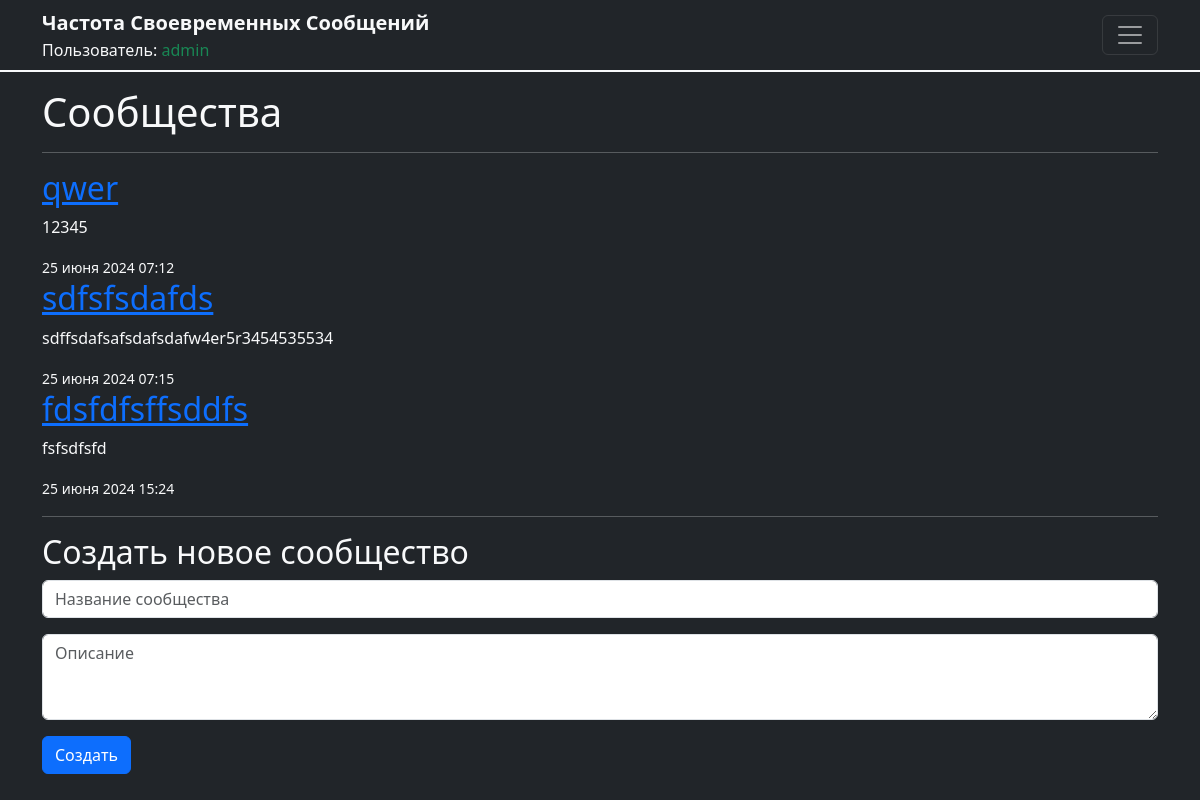
Page /community/ (signed in) on the committed database.
### users/models.py (models this page shows, shortened)
class User(AbstractUser):
    profile = models.TextField(blank=True)
    is_blocked = models.BooleanField(default=False)
    is_muted = models.BooleanField(default=False)
    block_until = models.DateTimeField(null=True, blank=True)
    mute_until = models.DateTimeField(null=True, blank=True)

class Community(models.Model):
    name = models.CharField(max_length=255)
    description = models.TextField()
    creator = models.ForeignKey(User, related_name='created_communities', on_delete=models.CASCADE)
    members = models.ManyToManyField(User, related_name='communities', blank=True)
    timestamp = models.DateTimeField(auto_now_add=True)

### users/views.py (the view)
# urls.py: path('community/', views.community_view, name='community'),
@login_required
def community_view(request):
    communities = Community.objects.all()
    if request.method == 'POST':
        name = request.POST.get('name')
        description = request.POST.get('description')
        if name and description:
            Community.objects.create(name=name, description=description, creator=request.user)
            return redirect('community')
    return render(request, 'community.html', {
        'communities': communities,
    })

### templates/community.html (shortened to what this page needs)
{% extends 'base.html' %}
{% block content %}
<h1>Сообщества</h1>
<hr>
<div class="community-list">
  {% for community in communities %}
    <div class="community">
      <h2><a href="{% url 'community_detail' community.id %}">{{ community.name }}</a></h2>
      <p>{{ community.description }}</p>
      <small class="text-light">{{ community.timestamp|date:"d E Y H:i" }}</small>
    </div>
  {% endfor %}
</div>
<hr>
<h2>Создать новое сообщество</h2>
<form method="post">
  <div class="mb-3">
    <input type="text" name="name" class="form-control" placeholder="Название сообщества">
  </div>
  <div class="mb-3">
    <textarea name="description" class="form-control" rows="3" placeholder="Описание"></textarea>
  </div>
  <button type="submit" class="btn btn-primary">Создать</button>
</form>
{% endblock %}

### templates/base.html (shortened to what this page needs)
{% load static %}
<!doctype html>
<html lang="ru">
<head>
  <link href="https://cdn.jsdelivr.net/npm/bootstrap@5.3.3/dist/css/bootstrap.min.css" rel="stylesheet"
>
  <link rel="stylesheet" href="{% static 'css/style.css' %}">
</head>
<body class="bg-dark text-light">
  <header class="header">
    <nav class="navbar navbar-dark bg-dark border-bottom border-2 border-light">
      <div class="container">
        <div>
          <a class="text-logo-FTM text-decoration-none text-light fs-5 fw-bold" href="{% url 'home' %}">Частота Своевременных Сообщений</a>
          <div class="">
            <span class="text-light">Пользователь:</span>
            {% if user.is_authenticated %}
              <a class="text-decoration-none text-success" href="{% url 'profile' user.username %}">{{ user }}</a>
            {% else %}
              <span class="text-danger">не авторизирован</span>
            {% endif %}
          </div>
        </div>
        <button class="navbar-toggler " type="button" data-bs-toggle="offcanvas" data-bs-target="#offcanvasDarkNavbar" aria-controls="offcanvasDarkNavbar" aria-label="Переключить навигацию">
          <span class="navbar-toggler-icon"></span>
        </button>
      </div>
    </nav>
  </header>
  <div class="container mt-3">
    {% block content %}
    {% endblock %}
  </div>
</body>
</html>

### rows in the picture
User: username "admin"
Community: name "qwer", description "12345", timestamp "25 июня 2024 07:12"
Community: name "sdfsfsdafds", description "sdffsdafsafsdafsdafw4er5r3454535534", timestamp "25 июня 2024 07:15"
Community: name "fdsfdfsffsddfs", description "fsfsdfsfd", timestamp "25 июня 2024 15:24"
